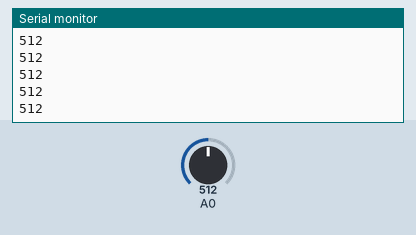
Recording of a sketch running on a simulated Arduino Uno, built with avr-gcc and run on an emulated ATmega328P. Parts: the last lines printed to the serial monitor. The inputs (shaded band) are chosen by the test bench; at power-on: A0 = 512.

Above: at 1.2 s.
1.3 s: A0 set to 716
At 2.0 s:
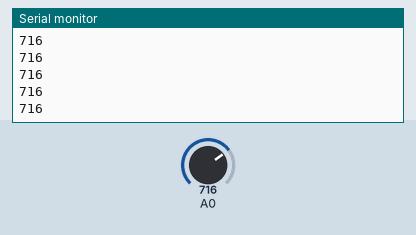
2.8 s: A0 set to 900
At 3.4 s:
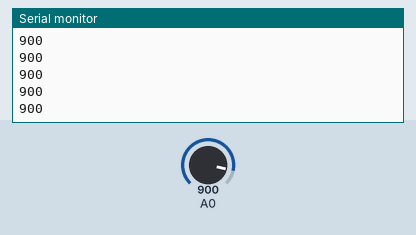
Timing chart, 0 to 5.8 s (numbered marks = the images above; inputs shaded):
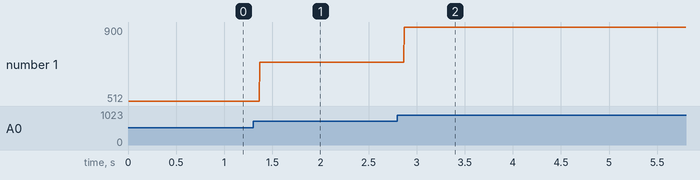

The sketch:

Calibration_Test.ino
```cpp
void setup() {
  // put your setup code here, to run once:
  Serial.begin(9600);
  Serial.println("Test");
}

void loop() {
  // put your main code here, to run repeatedly:
  int data = analogRead(A0);
  Serial.println(data);
}
```

Measured:
- after the input at 1.3 s, the serial monitor: prints a new line after 0.07 s (image 1)
- after the input at 2.8 s, the serial monitor: prints a new line after 0.07 s (image 2)
- plotted number 1: 512 → 716 after the input at 1.3 s, 716 → 900 after the input at 2.8 s
